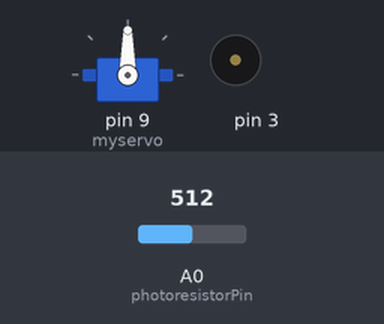
The sketch below on a simulated Arduino Uno, built with avr-gcc and run on an emulated ATmega328P. Shown: servo, buzzer (waves = sounding). The test bench sets the inputs (shaded band); at power-on: A0 (photoresistorPin) = 512.

Above: at 1.2 s.
1.3 s: A0 (photoresistorPin) set to 54
2.8 s: A0 (photoresistorPin) set to 47
At 2.92 s:
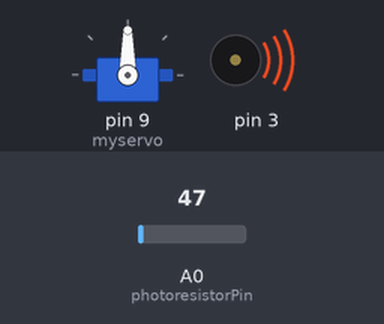
At 4.2 s:
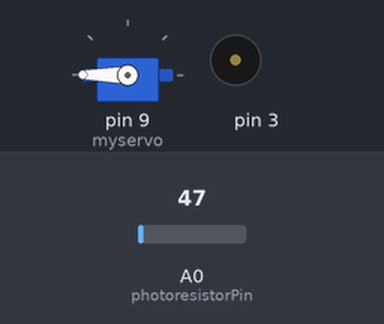
7.3 s: A0 (photoresistorPin) set to 40
Timing chart, 0 to 11.3 s (numbered marks = the images above; inputs shaded):
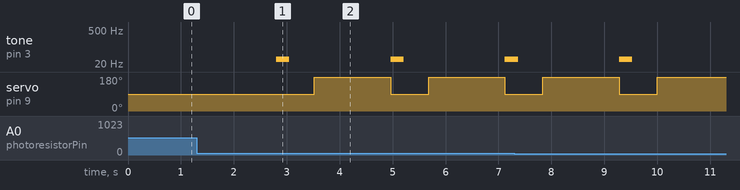

The sketch:

pumpkinDroid.ino
```cpp
// (licence header left out)
#include <Servo.h>
#include "pitches.h"

// I am defining the note for the buzzer
// check out the header filed included to
// make your own sounds! Pitch.h is from
// "toneMelody" in the examples in Arduino.cc
#define NOTE_B0  31

// create a servo object to control BB-8's head
Servo myservo;
int servoPostiton;

//photoresistor - controls when BB-8's sounds and lights go off
int photoresistorPin;
int photoresistorValue;

//LEDs and BUZZER pin
int ledBuzzerPin;

void setup() {

    //initializing..
    servoPostiton = 0;
    //input pin for the photoresistor
    photoresistorPin = A0;
    ledBuzzerPin = 13;
    photoresistorValue = 0;

    //initialize serial communications at 9600 bps
    Serial.begin(9600);

    //attaches the servo on pin 9 to the servo object
    myservo.attach(9);
}

void loop() {

  //reading value from the photoresistor
  photoresistorValue = analogRead(photoresistorPin);

  //50 is a threshold I set for a normal semi-dimmed light
  //you can change to a higher threshold if the pumpkin
  //will be in a bright place
  if (photoresistorValue < 50)
  {
    //quarter note = 1000 / 4
    int noteDuration = 1000 / 4;
    tone(3, NOTE_B0, noteDuration);

    //servo!!!
    myservo.write(90);
    delay(8 * 90);
    myservo.write(270);
    delay(8 * 180);
    myservo.write(180);
  }
}
```

pitches.h
```cpp
/*************************************************
 * Public Constants
 *************************************************/

#define NOTE_C1  33
#define NOTE_CS1 35
#define NOTE_D1  37
#define NOTE_DS1 39
#define NOTE_E1  41
#define NOTE_F1  44
#define NOTE_FS1 46
#define NOTE_G1  49
#define NOTE_GS1 52
#define NOTE_A1  55
#define NOTE_AS1 58
#define NOTE_B1  62
#define NOTE_C2  65
#define NOTE_CS2 69
#define NOTE_D2  73
#define NOTE_DS2 78
#define NOTE_E2  82
#define NOTE_F2  87
#define NOTE_FS2 93
#define NOTE_G2  98
#define NOTE_GS2 104
#define NOTE_A2  110
#define NOTE_AS2 117
#define NOTE_B2  123
#define NOTE_C3  131
#define NOTE_CS3 139
#define NOTE_D3  147
#define NOTE_DS3 156
#define NOTE_E3  165
#define NOTE_F3  175
#define NOTE_FS3 185
#define NOTE_G3  196
#define NOTE_GS3 208
#define NOTE_A3  220
#define NOTE_AS3 233
#define NOTE_B3  247
#define NOTE_C4  262
#define NOTE_CS4 277
#define NOTE_D4  294
#define NOTE_DS4 311
#define NOTE_E4  330
#define NOTE_F4  349
#define NOTE_FS4 370
#define NOTE_G4  392
#define NOTE_GS4 415
#define NOTE_A4  440
#define NOTE_AS4 466
#define NOTE_B4  494
#define NOTE_C5  523
#define NOTE_CS5 554
#define NOTE_D5  587
#define NOTE_DS5 622
#define NOTE_E5  659
#define NOTE_F5  698
#define NOTE_FS5 740
#define NOTE_G5  784
#define NOTE_GS5 831
#define NOTE_A5  880
#define NOTE_AS5 932
#define NOTE_B5  988
#define NOTE_C6  1047
#define NOTE_CS6 1109
#define NOTE_D6  1175
#define NOTE_DS6 1245
#define NOTE_E6  1319
#define NOTE_F6  1397
#define NOTE_FS6 1480
#define NOTE_G6  1568
#define NOTE_GS6 1661
#define NOTE_A6  1760
#define NOTE_AS6 1865
#define NOTE_B6  1976
#define NOTE_C7  2093
#define NOTE_CS7 2217
#define NOTE_D7  2349
#define NOTE_DS7 2489
#define NOTE_E7  2637
#define NOTE_F7  2794
#define NOTE_FS7 2960
#define NOTE_G7  3136
#define NOTE_GS7 3322
#define NOTE_A7  3520
#define NOTE_AS7 3729
#define NOTE_B7  3951
#define NOTE_C8  4186
#define NOTE_CS8 4435
#define NOTE_D8  4699
#define NOTE_DS8 4978
```

Measured:
- the behaviour switches between 50 and 49 on A0 (photoresistorPin) (found by bisection; images 0 and 1)
- after the input at 1.3 s, every drawn part: stays the same
- after the input at 2.8 s, tone on pin 3: alternates 31 Hz for 0.25 s and silent for 1.9 s, starting at once; servo on pin 9 (myservo): alternates 180° for 1.4 s and 90° for 0.72 s, starting after 0.72 s
